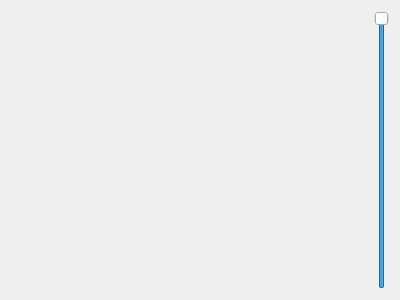
<?xml version="1.0" encoding="UTF-8"?>
<ui version="4.0">
 <class>HomeScreen</class>
 <widget class="QWidget" name="HomeScreen">
  <property name="geometry">
   <rect>
    <x>0</x>
    <y>0</y>
    <width>400</width>
    <height>300</height>
   </rect>
  </property>
  <property name="windowTitle">
   <string>Form</string>
  </property>
  <layout class="QGridLayout" name="gridLayout">
   <item row="0" column="0">
    <widget class="SoundButtons" name="soundButtons" native="true"/>
   </item>
   <item row="0" column="1">
    <widget class="QSlider" name="verticalSlider">
     <property name="maximum">
      <number>100</number>
     </property>
     <property name="value">
      <number>100</number>
     </property>
     <property name="orientation">
      <enum>Qt::Vertical</enum>
     </property>
    </widget>
   </item>
  </layout>
 </widget>
 <customwidgets>
  <customwidget>
   <class>SoundButtons</class>
   <extends>QWidget</extends>
   <header>soundbuttons.h</header>
   <container>1</container>
  </customwidget>
 </customwidgets>
 <resources/>
 <connections/>
</ui>
